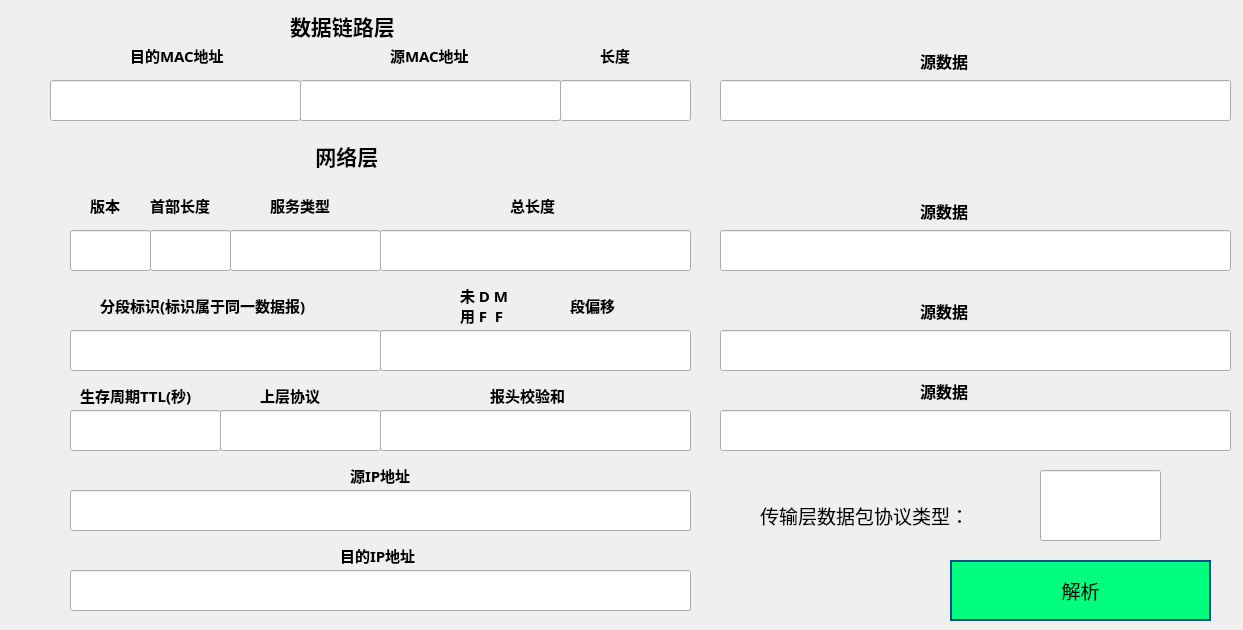
<?xml version="1.0" encoding="UTF-8"?>
<ui version="4.0">
 <class>netpack</class>
 <widget class="QWidget" name="netpack">
  <property name="geometry">
   <rect>
    <x>0</x>
    <y>0</y>
    <width>1243</width>
    <height>630</height>
   </rect>
  </property>
  <property name="windowTitle">
   <string>Form</string>
  </property>
  <widget class="QLabel" name="label_2">
   <property name="geometry">
    <rect>
     <x>290</x>
     <y>0</y>
     <width>161</width>
     <height>51</height>
    </rect>
   </property>
   <property name="font">
    <font>
     <family>Microsoft YaHei</family>
     <pointsize>16</pointsize>
     <weight>75</weight>
     <bold>true</bold>
    </font>
   </property>
   <property name="text">
    <string>数据链路层</string>
   </property>
  </widget>
  <widget class="QLineEdit" name="descMac">
   <property name="geometry">
    <rect>
     <x>50</x>
     <y>80</y>
     <width>251</width>
     <height>41</height>
    </rect>
   </property>
   <property name="font">
    <font>
     <pointsize>14</pointsize>
    </font>
   </property>
   <property name="focusPolicy">
    <enum>Qt::NoFocus</enum>
   </property>
   <property name="text">
    <string/>
   </property>
   <property name="alignment">
    <set>Qt::AlignCenter</set>
   </property>
   <property name="readOnly">
    <bool>true</bool>
   </property>
  </widget>
  <widget class="QLineEdit" name="srcMac">
   <property name="geometry">
    <rect>
     <x>300</x>
     <y>80</y>
     <width>261</width>
     <height>41</height>
    </rect>
   </property>
   <property name="font">
    <font>
     <pointsize>14</pointsize>
    </font>
   </property>
   <property name="focusPolicy">
    <enum>Qt::NoFocus</enum>
   </property>
   <property name="alignment">
    <set>Qt::AlignCenter</set>
   </property>
   <property name="readOnly">
    <bool>true</bool>
   </property>
  </widget>
  <widget class="QLineEdit" name="type">
   <property name="geometry">
    <rect>
     <x>560</x>
     <y>80</y>
     <width>131</width>
     <height>41</height>
    </rect>
   </property>
   <property name="font">
    <font>
     <pointsize>14</pointsize>
    </font>
   </property>
   <property name="focusPolicy">
    <enum>Qt::NoFocus</enum>
   </property>
   <property name="alignment">
    <set>Qt::AlignCenter</set>
   </property>
   <property name="readOnly">
    <bool>true</bool>
   </property>
  </widget>
  <widget class="QLabel" name="label_4">
   <property name="geometry">
    <rect>
     <x>310</x>
     <y>130</y>
     <width>111</width>
     <height>51</height>
    </rect>
   </property>
   <property name="font">
    <font>
     <family>Microsoft YaHei</family>
     <pointsize>16</pointsize>
     <weight>75</weight>
     <bold>true</bold>
    </font>
   </property>
   <property name="text">
    <string> 网络层</string>
   </property>
  </widget>
  <widget class="QLineEdit" name="headLen">
   <property name="geometry">
    <rect>
     <x>150</x>
     <y>230</y>
     <width>81</width>
     <height>41</height>
    </rect>
   </property>
   <property name="font">
    <font>
     <pointsize>14</pointsize>
    </font>
   </property>
   <property name="focusPolicy">
    <enum>Qt::NoFocus</enum>
   </property>
   <property name="text">
    <string/>
   </property>
   <property name="alignment">
    <set>Qt::AlignCenter</set>
   </property>
   <property name="readOnly">
    <bool>true</bool>
   </property>
  </widget>
  <widget class="QLineEdit" name="srcIp">
   <property name="geometry">
    <rect>
     <x>70</x>
     <y>490</y>
     <width>621</width>
     <height>41</height>
    </rect>
   </property>
   <property name="font">
    <font>
     <pointsize>14</pointsize>
    </font>
   </property>
   <property name="focusPolicy">
    <enum>Qt::NoFocus</enum>
   </property>
   <property name="text">
    <string/>
   </property>
   <property name="alignment">
    <set>Qt::AlignCenter</set>
   </property>
   <property name="readOnly">
    <bool>true</bool>
   </property>
  </widget>
  <widget class="QLineEdit" name="identification">
   <property name="geometry">
    <rect>
     <x>70</x>
     <y>330</y>
     <width>311</width>
     <height>41</height>
    </rect>
   </property>
   <property name="font">
    <font>
     <pointsize>14</pointsize>
    </font>
   </property>
   <property name="focusPolicy">
    <enum>Qt::NoFocus</enum>
   </property>
   <property name="text">
    <string/>
   </property>
   <property name="alignment">
    <set>Qt::AlignCenter</set>
   </property>
   <property name="readOnly">
    <bool>true</bool>
   </property>
  </widget>
  <widget class="QLineEdit" name="version">
   <property name="geometry">
    <rect>
     <x>70</x>
     <y>230</y>
     <width>81</width>
     <height>41</height>
    </rect>
   </property>
   <property name="font">
    <font>
     <pointsize>14</pointsize>
    </font>
   </property>
   <property name="focusPolicy">
    <enum>Qt::NoFocus</enum>
   </property>
   <property name="text">
    <string/>
   </property>
   <property name="alignment">
    <set>Qt::AlignCenter</set>
   </property>
   <property name="readOnly">
    <bool>true</bool>
   </property>
  </widget>
  <widget class="QLineEdit" name="diffserv">
   <property name="geometry">
    <rect>
     <x>230</x>
     <y>230</y>
     <width>151</width>
     <height>41</height>
    </rect>
   </property>
   <property name="font">
    <font>
     <pointsize>14</pointsize>
    </font>
   </property>
   <property name="focusPolicy">
    <enum>Qt::NoFocus</enum>
   </property>
   <property name="text">
    <string/>
   </property>
   <property name="alignment">
    <set>Qt::AlignCenter</set>
   </property>
   <property name="readOnly">
    <bool>true</bool>
   </property>
  </widget>
  <widget class="QLineEdit" name="totalLen">
   <property name="geometry">
    <rect>
     <x>380</x>
     <y>230</y>
     <width>311</width>
     <height>41</height>
    </rect>
   </property>
   <property name="font">
    <font>
     <pointsize>14</pointsize>
    </font>
   </property>
   <property name="focusPolicy">
    <enum>Qt::NoFocus</enum>
   </property>
   <property name="text">
    <string/>
   </property>
   <property name="alignment">
    <set>Qt::AlignCenter</set>
   </property>
   <property name="readOnly">
    <bool>true</bool>
   </property>
  </widget>
  <widget class="QLineEdit" name="flag_offset">
   <property name="geometry">
    <rect>
     <x>380</x>
     <y>330</y>
     <width>311</width>
     <height>41</height>
    </rect>
   </property>
   <property name="font">
    <font>
     <pointsize>14</pointsize>
    </font>
   </property>
   <property name="focusPolicy">
    <enum>Qt::NoFocus</enum>
   </property>
   <property name="text">
    <string/>
   </property>
   <property name="alignment">
    <set>Qt::AlignCenter</set>
   </property>
   <property name="readOnly">
    <bool>true</bool>
   </property>
  </widget>
  <widget class="QLineEdit" name="timeLive">
   <property name="geometry">
    <rect>
     <x>70</x>
     <y>410</y>
     <width>151</width>
     <height>41</height>
    </rect>
   </property>
   <property name="font">
    <font>
     <pointsize>14</pointsize>
    </font>
   </property>
   <property name="focusPolicy">
    <enum>Qt::NoFocus</enum>
   </property>
   <property name="text">
    <string/>
   </property>
   <property name="alignment">
    <set>Qt::AlignCenter</set>
   </property>
   <property name="readOnly">
    <bool>true</bool>
   </property>
  </widget>
  <widget class="QLineEdit" name="protocal">
   <property name="geometry">
    <rect>
     <x>220</x>
     <y>410</y>
     <width>161</width>
     <height>41</height>
    </rect>
   </property>
   <property name="font">
    <font>
     <pointsize>14</pointsize>
    </font>
   </property>
   <property name="focusPolicy">
    <enum>Qt::NoFocus</enum>
   </property>
   <property name="text">
    <string/>
   </property>
   <property name="alignment">
    <set>Qt::AlignCenter</set>
   </property>
   <property name="readOnly">
    <bool>true</bool>
   </property>
  </widget>
  <widget class="QLineEdit" name="checkSum">
   <property name="geometry">
    <rect>
     <x>380</x>
     <y>410</y>
     <width>311</width>
     <height>41</height>
    </rect>
   </property>
   <property name="font">
    <font>
     <pointsize>14</pointsize>
    </font>
   </property>
   <property name="focusPolicy">
    <enum>Qt::NoFocus</enum>
   </property>
   <property name="text">
    <string/>
   </property>
   <property name="alignment">
    <set>Qt::AlignCenter</set>
   </property>
   <property name="readOnly">
    <bool>true</bool>
   </property>
  </widget>
  <widget class="QLineEdit" name="descip">
   <property name="geometry">
    <rect>
     <x>70</x>
     <y>570</y>
     <width>621</width>
     <height>41</height>
    </rect>
   </property>
   <property name="font">
    <font>
     <pointsize>14</pointsize>
    </font>
   </property>
   <property name="focusPolicy">
    <enum>Qt::NoFocus</enum>
   </property>
   <property name="text">
    <string/>
   </property>
   <property name="alignment">
    <set>Qt::AlignCenter</set>
   </property>
   <property name="readOnly">
    <bool>true</bool>
   </property>
  </widget>
  <widget class="QLabel" name="label_5">
   <property name="geometry">
    <rect>
     <x>760</x>
     <y>490</y>
     <width>271</width>
     <height>51</height>
    </rect>
   </property>
   <property name="font">
    <font>
     <family>Microsoft YaHei</family>
     <pointsize>14</pointsize>
    </font>
   </property>
   <property name="text">
    <string>传输层数据包协议类型：</string>
   </property>
  </widget>
  <widget class="QPushButton" name="pushButton">
   <property name="geometry">
    <rect>
     <x>950</x>
     <y>560</y>
     <width>261</width>
     <height>61</height>
    </rect>
   </property>
   <property name="font">
    <font>
     <pointsize>14</pointsize>
    </font>
   </property>
   <property name="styleSheet">
    <string notr="true">QPushButton { background-color:rgb(0, 255, 127); border:2px solid #014F84; color: rgb(rgb(0, 0, 0)); }
QPushButton:hover { background-color: rgb(200, 194, 181); }</string>
   </property>
   <property name="text">
    <string>解析</string>
   </property>
   <property name="default">
    <bool>true</bool>
   </property>
  </widget>
  <widget class="QLineEdit" name="transport">
   <property name="geometry">
    <rect>
     <x>1040</x>
     <y>470</y>
     <width>121</width>
     <height>71</height>
    </rect>
   </property>
   <property name="font">
    <font>
     <pointsize>14</pointsize>
    </font>
   </property>
   <property name="focusPolicy">
    <enum>Qt::NoFocus</enum>
   </property>
   <property name="text">
    <string/>
   </property>
   <property name="alignment">
    <set>Qt::AlignCenter</set>
   </property>
   <property name="readOnly">
    <bool>true</bool>
   </property>
  </widget>
  <widget class="QLabel" name="label">
   <property name="geometry">
    <rect>
     <x>90</x>
     <y>190</y>
     <width>41</width>
     <height>31</height>
    </rect>
   </property>
   <property name="font">
    <font>
     <family>Microsoft YaHei</family>
     <pointsize>11</pointsize>
     <weight>75</weight>
     <bold>true</bold>
    </font>
   </property>
   <property name="text">
    <string>版本</string>
   </property>
   <property name="margin">
    <number>0</number>
   </property>
  </widget>
  <widget class="QLabel" name="label_3">
   <property name="geometry">
    <rect>
     <x>150</x>
     <y>190</y>
     <width>81</width>
     <height>31</height>
    </rect>
   </property>
   <property name="font">
    <font>
     <family>Microsoft YaHei</family>
     <pointsize>11</pointsize>
     <weight>75</weight>
     <bold>true</bold>
    </font>
   </property>
   <property name="text">
    <string>首部长度</string>
   </property>
   <property name="margin">
    <number>0</number>
   </property>
  </widget>
  <widget class="QLabel" name="label_6">
   <property name="geometry">
    <rect>
     <x>270</x>
     <y>190</y>
     <width>81</width>
     <height>31</height>
    </rect>
   </property>
   <property name="font">
    <font>
     <family>Microsoft YaHei</family>
     <pointsize>11</pointsize>
     <weight>75</weight>
     <bold>true</bold>
    </font>
   </property>
   <property name="text">
    <string>服务类型</string>
   </property>
   <property name="margin">
    <number>0</number>
   </property>
  </widget>
  <widget class="QLabel" name="label_7">
   <property name="geometry">
    <rect>
     <x>510</x>
     <y>190</y>
     <width>81</width>
     <height>31</height>
    </rect>
   </property>
   <property name="font">
    <font>
     <family>Microsoft YaHei</family>
     <pointsize>11</pointsize>
     <weight>75</weight>
     <bold>true</bold>
    </font>
   </property>
   <property name="text">
    <string>总长度</string>
   </property>
   <property name="margin">
    <number>0</number>
   </property>
  </widget>
  <widget class="QLabel" name="label_8">
   <property name="geometry">
    <rect>
     <x>100</x>
     <y>290</y>
     <width>261</width>
     <height>31</height>
    </rect>
   </property>
   <property name="font">
    <font>
     <family>Microsoft YaHei</family>
     <pointsize>11</pointsize>
     <weight>75</weight>
     <bold>true</bold>
    </font>
   </property>
   <property name="text">
    <string>分段标识(标识属于同一数据报)</string>
   </property>
   <property name="margin">
    <number>0</number>
   </property>
  </widget>
  <widget class="QLabel" name="label_9">
   <property name="geometry">
    <rect>
     <x>460</x>
     <y>280</y>
     <width>81</width>
     <height>31</height>
    </rect>
   </property>
   <property name="font">
    <font>
     <family>Microsoft YaHei</family>
     <pointsize>11</pointsize>
     <weight>75</weight>
     <bold>true</bold>
    </font>
   </property>
   <property name="text">
    <string>未 D M</string>
   </property>
   <property name="margin">
    <number>0</number>
   </property>
  </widget>
  <widget class="QLabel" name="label_10">
   <property name="geometry">
    <rect>
     <x>460</x>
     <y>300</y>
     <width>81</width>
     <height>31</height>
    </rect>
   </property>
   <property name="font">
    <font>
     <family>Microsoft YaHei</family>
     <pointsize>11</pointsize>
     <weight>75</weight>
     <bold>true</bold>
    </font>
   </property>
   <property name="text">
    <string>用 F  F</string>
   </property>
   <property name="margin">
    <number>0</number>
   </property>
  </widget>
  <widget class="QLabel" name="label_11">
   <property name="geometry">
    <rect>
     <x>570</x>
     <y>290</y>
     <width>81</width>
     <height>31</height>
    </rect>
   </property>
   <property name="font">
    <font>
     <family>Microsoft YaHei</family>
     <pointsize>11</pointsize>
     <weight>75</weight>
     <bold>true</bold>
    </font>
   </property>
   <property name="text">
    <string>段偏移</string>
   </property>
   <property name="margin">
    <number>0</number>
   </property>
  </widget>
  <widget class="QLabel" name="label_12">
   <property name="geometry">
    <rect>
     <x>80</x>
     <y>380</y>
     <width>151</width>
     <height>31</height>
    </rect>
   </property>
   <property name="font">
    <font>
     <family>Microsoft YaHei</family>
     <pointsize>11</pointsize>
     <weight>75</weight>
     <bold>true</bold>
    </font>
   </property>
   <property name="text">
    <string>生存周期TTL(秒)</string>
   </property>
   <property name="margin">
    <number>0</number>
   </property>
  </widget>
  <widget class="QLabel" name="label_13">
   <property name="geometry">
    <rect>
     <x>260</x>
     <y>380</y>
     <width>91</width>
     <height>31</height>
    </rect>
   </property>
   <property name="font">
    <font>
     <family>Microsoft YaHei</family>
     <pointsize>11</pointsize>
     <weight>75</weight>
     <bold>true</bold>
    </font>
   </property>
   <property name="text">
    <string>上层协议</string>
   </property>
   <property name="margin">
    <number>0</number>
   </property>
  </widget>
  <widget class="QLabel" name="label_14">
   <property name="geometry">
    <rect>
     <x>490</x>
     <y>380</y>
     <width>91</width>
     <height>31</height>
    </rect>
   </property>
   <property name="font">
    <font>
     <family>Microsoft YaHei</family>
     <pointsize>11</pointsize>
     <weight>75</weight>
     <bold>true</bold>
    </font>
   </property>
   <property name="text">
    <string>报头校验和</string>
   </property>
   <property name="margin">
    <number>0</number>
   </property>
  </widget>
  <widget class="QLabel" name="label_15">
   <property name="geometry">
    <rect>
     <x>350</x>
     <y>460</y>
     <width>91</width>
     <height>31</height>
    </rect>
   </property>
   <property name="font">
    <font>
     <family>Microsoft YaHei</family>
     <pointsize>11</pointsize>
     <weight>75</weight>
     <bold>true</bold>
    </font>
   </property>
   <property name="text">
    <string>源IP地址</string>
   </property>
   <property name="margin">
    <number>0</number>
   </property>
  </widget>
  <widget class="QLabel" name="label_16">
   <property name="geometry">
    <rect>
     <x>340</x>
     <y>540</y>
     <width>91</width>
     <height>31</height>
    </rect>
   </property>
   <property name="font">
    <font>
     <family>Microsoft YaHei</family>
     <pointsize>11</pointsize>
     <weight>75</weight>
     <bold>true</bold>
    </font>
   </property>
   <property name="text">
    <string>目的IP地址</string>
   </property>
   <property name="margin">
    <number>0</number>
   </property>
  </widget>
  <widget class="QLabel" name="label_17">
   <property name="geometry">
    <rect>
     <x>130</x>
     <y>40</y>
     <width>131</width>
     <height>31</height>
    </rect>
   </property>
   <property name="font">
    <font>
     <family>Microsoft YaHei</family>
     <pointsize>11</pointsize>
     <weight>75</weight>
     <bold>true</bold>
    </font>
   </property>
   <property name="text">
    <string>目的MAC地址</string>
   </property>
   <property name="margin">
    <number>0</number>
   </property>
  </widget>
  <widget class="QLabel" name="label_18">
   <property name="geometry">
    <rect>
     <x>390</x>
     <y>40</y>
     <width>111</width>
     <height>31</height>
    </rect>
   </property>
   <property name="font">
    <font>
     <family>Microsoft YaHei</family>
     <pointsize>11</pointsize>
     <weight>75</weight>
     <bold>true</bold>
    </font>
   </property>
   <property name="text">
    <string>源MAC地址</string>
   </property>
   <property name="margin">
    <number>0</number>
   </property>
  </widget>
  <widget class="QLabel" name="label_19">
   <property name="geometry">
    <rect>
     <x>600</x>
     <y>40</y>
     <width>81</width>
     <height>31</height>
    </rect>
   </property>
   <property name="font">
    <font>
     <family>Microsoft YaHei</family>
     <pointsize>11</pointsize>
     <weight>75</weight>
     <bold>true</bold>
    </font>
   </property>
   <property name="text">
    <string>长度</string>
   </property>
   <property name="margin">
    <number>0</number>
   </property>
  </widget>
  <widget class="QLineEdit" name="data1">
   <property name="geometry">
    <rect>
     <x>720</x>
     <y>80</y>
     <width>511</width>
     <height>41</height>
    </rect>
   </property>
   <property name="font">
    <font>
     <pointsize>14</pointsize>
    </font>
   </property>
   <property name="focusPolicy">
    <enum>Qt::NoFocus</enum>
   </property>
   <property name="alignment">
    <set>Qt::AlignCenter</set>
   </property>
   <property name="readOnly">
    <bool>true</bool>
   </property>
  </widget>
  <widget class="QLineEdit" name="data2">
   <property name="geometry">
    <rect>
     <x>720</x>
     <y>230</y>
     <width>511</width>
     <height>41</height>
    </rect>
   </property>
   <property name="font">
    <font>
     <pointsize>14</pointsize>
    </font>
   </property>
   <property name="focusPolicy">
    <enum>Qt::NoFocus</enum>
   </property>
   <property name="alignment">
    <set>Qt::AlignCenter</set>
   </property>
   <property name="readOnly">
    <bool>true</bool>
   </property>
  </widget>
  <widget class="QLineEdit" name="data3">
   <property name="geometry">
    <rect>
     <x>720</x>
     <y>330</y>
     <width>511</width>
     <height>41</height>
    </rect>
   </property>
   <property name="font">
    <font>
     <pointsize>14</pointsize>
    </font>
   </property>
   <property name="focusPolicy">
    <enum>Qt::NoFocus</enum>
   </property>
   <property name="alignment">
    <set>Qt::AlignCenter</set>
   </property>
   <property name="readOnly">
    <bool>true</bool>
   </property>
  </widget>
  <widget class="QLineEdit" name="data4">
   <property name="geometry">
    <rect>
     <x>720</x>
     <y>410</y>
     <width>511</width>
     <height>41</height>
    </rect>
   </property>
   <property name="font">
    <font>
     <pointsize>14</pointsize>
    </font>
   </property>
   <property name="focusPolicy">
    <enum>Qt::NoFocus</enum>
   </property>
   <property name="alignment">
    <set>Qt::AlignCenter</set>
   </property>
   <property name="readOnly">
    <bool>true</bool>
   </property>
  </widget>
  <widget class="QLabel" name="label_20">
   <property name="geometry">
    <rect>
     <x>920</x>
     <y>40</y>
     <width>111</width>
     <height>41</height>
    </rect>
   </property>
   <property name="font">
    <font>
     <family>Microsoft YaHei</family>
     <pointsize>12</pointsize>
     <weight>75</weight>
     <bold>true</bold>
    </font>
   </property>
   <property name="text">
    <string>源数据</string>
   </property>
  </widget>
  <widget class="QLabel" name="label_21">
   <property name="geometry">
    <rect>
     <x>920</x>
     <y>190</y>
     <width>111</width>
     <height>41</height>
    </rect>
   </property>
   <property name="font">
    <font>
     <family>Microsoft YaHei</family>
     <pointsize>12</pointsize>
     <weight>75</weight>
     <bold>true</bold>
    </font>
   </property>
   <property name="text">
    <string>源数据</string>
   </property>
  </widget>
  <widget class="QLabel" name="label_22">
   <property name="geometry">
    <rect>
     <x>920</x>
     <y>290</y>
     <width>111</width>
     <height>41</height>
    </rect>
   </property>
   <property name="font">
    <font>
     <family>Microsoft YaHei</family>
     <pointsize>12</pointsize>
     <weight>75</weight>
     <bold>true</bold>
    </font>
   </property>
   <property name="text">
    <string>源数据</string>
   </property>
  </widget>
  <widget class="QLabel" name="label_23">
   <property name="geometry">
    <rect>
     <x>920</x>
     <y>370</y>
     <width>111</width>
     <height>41</height>
    </rect>
   </property>
   <property name="font">
    <font>
     <family>Microsoft YaHei</family>
     <pointsize>12</pointsize>
     <weight>75</weight>
     <bold>true</bold>
    </font>
   </property>
   <property name="text">
    <string>源数据</string>
   </property>
  </widget>
 </widget>
 <resources/>
 <connections/>
</ui>
